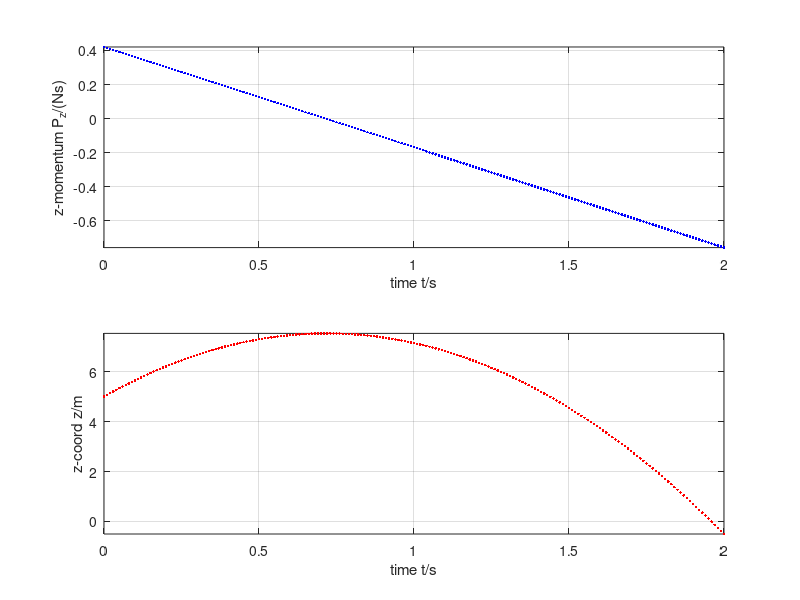

This chart was generated by the following MATLAB code:
%%% Numerical simulation of object motion with gravity
%% Coordinates (t, x, y, z)

%% Constants
m = 0.06; % kg: tennis ball's mass-energy
g = 9.8; % N/kg: gravitational acceleration

%% Initial conditions
t = 0; % s: initial time
r = [0, 0, 5]; % m: initial position vector
P = [0, 0, 0.42]; % N s: initial momentum vector

%% Boundary conditions
F = [0, 0, 0]; % N: momentum influx
G = -m * g * [0, 0, 1]; % N: momentum supply

%% Time-iteration parameters
t1 = 2; % s: final time
dt = 0.01; % s: time step %@

%% Plotting
dtplot = t1/360; % time interval between plots
tplot = dtplot; % time for next plot
clf;
subplot(2, 1, 1); plot(t, P(3), '.b')
xlim([0, t1])
xlabel('time t/s'); ylabel('z-momentum P_z/(Ns)')
axis('tight'); grid on; hold on
subplot(2, 1, 2); plot(t, r(3), '.r')
xlim([0, t1])
xlabel('time t/s'); ylabel('z-coord z/m')
axis('tight'); grid on; hold on %@

%% Numerical time integration
while t < t1
  %% constitutive relations
  v = P / m;

  %% step forward in time with balance laws
  t = t + dt;
  P = P + (F + G) * dt;
  r = r + v * dt; %@

  %% plot
  if t > tplot
    subplot(2, 1, 1); plot(t, P(3), '.b')
    subplot(2, 1, 2); plot(t, r(3), '.r')
    pause(0)
    tplot = tplot + dtplot;
  end %@
end
